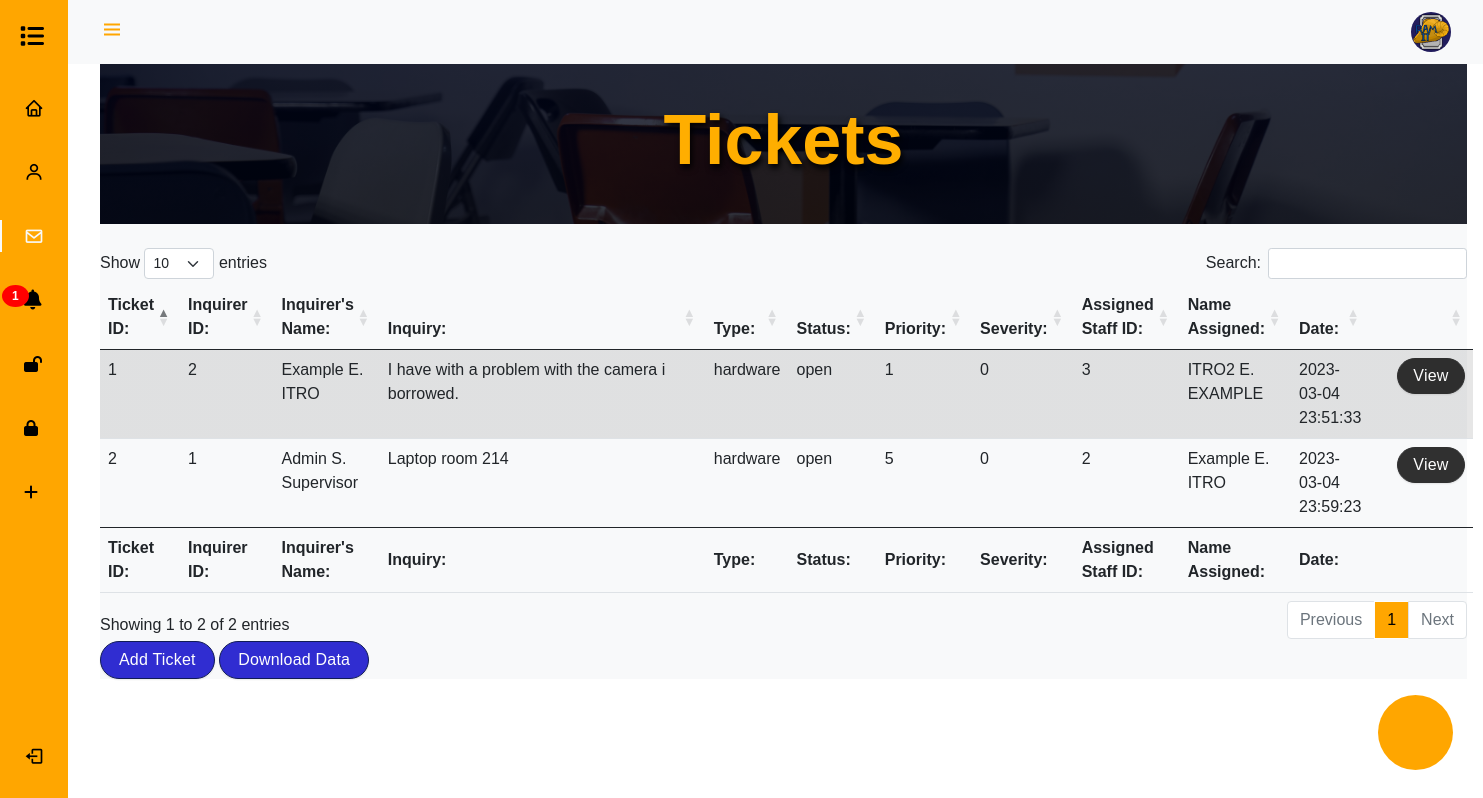
Page /ticket.php?link=ticket (signed in) on the committed database.
### tables this page shows
CREATE TABLE IF NOT EXISTS `ticket` (
  `tid` int NOT NULL AUTO_INCREMENT,
  `iid` int NOT NULL,
  `iname` varchar(100) NOT NULL,
  `ipstion` varchar(10) NOT NULL,
  `email` varchar(50) NOT NULL,
  `img` varchar(50) NOT NULL,
  `inquiry` text NOT NULL,
  `itype` varchar(50) NOT NULL,
  `fdes` text NOT NULL,
  `stat` varchar(11) NOT NULL,
  `priority` int NOT NULL,
  `severity` int NOT NULL,
  `filename` varchar(225) NOT NULL,
  `assignid` int NOT NULL,
  `aemail` varchar(255) NOT NULL,
  `aname` varchar(100) NOT NULL,
  `apstion` varchar(10) NOT NULL,
  `dt` datetime NOT NULL,
  `dta` datetime NOT NULL,
  `notifstus` int NOT NULL,
  `notifstum` text NOT NULL,
  `notifits` int NOT NULL,
  `notifitm` text NOT NULL,
  `notifdts` datetime NOT NULL,
  `notifdti` datetime NOT NULL,
  PRIMARY KEY (`tid`)
);

### ticket.php (the view, shortened to what this page needs)
<?php
require 'code/components/connect.php';
if ($_SESSION['pstion'] == "student"){
$sql = "SELECT * from ticket where iid = ".$_SESSION['id'];
} else
{
    $sql = "SELECT * from ticket";
}
$result = mysqli_query($con, $sql);
?>
<!DOCTYPE html>
        <html>
            <head>
                <link href='https://cdn.jsdelivr.net/npm/bootstrap@5.0.0-beta1/dist/css/bootstrap.min.css' rel='stylesheet'>
                <link href='https://cdn.jsdelivr.net/npm/boxicons@latest/css/boxicons.min.css' rel='stylesheet'>
                <link rel="stylesheet" href="https://cdnjs.cloudflare.com/ajax/libs/twitter-bootstrap/5.2.0/css/bootstrap.min.css">
                <link rel="stylesheet" href="https://cdn.datatables.net/1.13.1/css/dataTables.bootstrap5.min.css">
                <link rel="stylesheet" href="https://cdnjs.cloudflare.com/ajax/libs/twitter-bootstrap/5.0.2/css/bootstrap.min.css">
                <link rel="stylesheet" href="https://cdnjs.cloudflare.com/ajax/libs/font-awesome/5.15.4/css/all.min.css">
                <link href="res/res-tickets/tickets.css" rel="stylesheet" type="text/css">
                <link href="res/res-chatbot/chatbot.css" rel="stylesheet" type="text/css">
            </head>
    <body className='snippet-body'>
    <body id="body-pd">
        <header class="header" id="header">
            <div class="header_toggle"> <i class='bx bx-menu' id="header-toggle"></i> </div>
            <div class="header_img"> <img src="res/img/logo.png" alt=""> </div>
        </header>
            <?php require 'code/components/nav.php'; ?>
            <div class="height-100 bg-light">
            <div>
                <section id="headerwel">
                   <div class="containerwel">
                       <div class="middlewel">
                           <h1 class="text-white display-3 fw-bold">
                               <span class="theme-text">Tickets</span></h1>
                       </div>
                   </div>
                   </section>
               </div>
               <br>
                <div>
                    <table id="example" class="table table-striped" style="width:80%;">
                        <thead>
                            <tr>
                                <th>Ticket ID:</th>
                                <th>Inquirer ID:</th>
                                <th>Inquirer's Name:</th>
                                <th>Inquiry:</th>
                                <th>Type:</th>
                                <th>Status:</th>
                                <th>Priority:</th>
                                <th>Severity:</th>
                                <th>Assigned Staff ID:</th>
                                <th>Name Assigned:</th>
                                <th>Date:</th>
                                <th></th>
                            </tr>
                        </thead>
                        <tbody>
                        <?php while($row = mysqli_fetch_array($result)){
                            ?>
                            <tr>
                               <td><?=$row['tid']; ?></td>
                               <td><?=$row['iid']; ?></td>
                               <td><?=$row['iname']?></td>
                               <td><div class="tbl-of"><?=$row['inquiry']; ?></div></td>
                               <td><?=$row['itype']; ?></td>
                               <td><?=$row['stat']; ?></td>
                               <td><?=$row['priority']; ?></td>
                               <td><?=$row['severity']; ?></td>
                               <td class = "assignid"><?=$row['assignid']; ?></td>
                               <td><?=$row['aname']?></td>
                               <td class = "dt"> <?=$row['dt'] ?></td>
                               <td>
                                   <a  class = "links" href="tdetails.php? id=<?=$row['tid']; ?>"><button type="button" class="btn btn-inverse btn-roundedOT waves-effect waves-light m-b-5">View</button></a>
                               </td>
                           </tr>
                            <?php
                       }
                   ?>
                        </tbody>
                        <tfoot>
                            <tr>
                                <th>Ticket ID:</th>
                                <th>Inquirer ID:</th>
                                <th>Inquirer's Name:</th>
                                <th>Inquiry:</th>
                                <th>Type:</th>
                                <th>Status:</th>
                                <th>Priority:</th>
                                <th>Severity:</th>
                                <th>Assigned Staff ID:</th>
                                <th>Name Assigned:</th>
                                <th>Date:</th>
                                <th></th>
                            </tr>
                        </tfoot>
                    </table>
                </div>
                <a href="tadd.php?link=ticketc"><button type="button" class="btn btn-primary btn-rounded waves-effect waves-light m-b-5">Add Ticket</button></a>
                <a href="code/components/tcsv.php"><button type="button" class="btn btn-primary btn-rounded waves-effect waves-light m-b-5">Download Data</button></a>
             <?php require 'code/components/cb.php';?>
    </body>
</html>

### res/res-tickets/tickets.css (style rules this page uses)
@media screen and (min-width: 768px) { body { margin: calc(var(--header-height) + 1rem) 0 0 0; padding-left: calc(var(--nav-width) + 2rem); } }
@media screen and (min-width: 768px) { .header { height: calc(var(--header-height) + 1rem); padding: 0 2rem 0 calc(var(--nav-width) + 2rem); } }
@media screen and (min-width: 768px) { .header_img { width: 40px; height: 40px; } }
@media screen and (min-width: 768px) { .header_img img { width: 45px; } }
.btn { -moz-box-shadow: 0px 1px 2px 0px rgba(0, 0, 0, 0.1); -webkit-box-shadow: 0px 1px 2px 0px rgba(0, 0, 0, 0.1); border-radius: 2px; box-shadow: 0px 1px 2px 0px rgba(0, 0, 0, 0.1); font-family: "Nunito", sans-serif; letter-spacing: 0.2px; opacity: 0.93; }
.btn-primary, .btn-success, .btn-info, .btn-warning, .btn-danger, .btn-inverse, .btn-purple, .btn-pink { color: #ffffff !important; }
.btn-primary, .btn-primary:hover, .btn-primary:focus, .btn-primary:active, .btn-primary.active, .btn-primary.focus, .btn-primary:active, .btn-primary:focus, .btn-primary:hover, .open > .dropdown-toggle.btn-primary { background-color: #211ece !important; border: 1px solid #000b49 !important; }
.btn-inverse, .btn-inverse:hover, .btn-inverse:focus, .btn-inverse:active, .btn-inverse.active, .btn-inverse.focus, .btn-inverse:active, .btn-inverse:focus, .btn-inverse:hover, .open > .dropdown-toggle.btn-inverse { background-color: #212121 !important; border: 1px solid #212121 !important; color: #ffffff; }
.btn-rounded { border-radius: 2em; padding: 6px 18px; }
.btn-roundedOT { border-radius: 2em; padding: 5px 15px; margin-left: 20px; }
.tbl-of { width: 310px; height: 65px; overflow: auto; }
#headerwel { background-image: linear-gradient(rgba(0, 5, 24, 0.8), rgba(0, 3, 15, 0.8)), url("../img/bg.jpg"); background-position: center; background-size: cover; width: 100%; height: 20vh; position: relative; }
:root { --main-color: #ffae00; }
.theme-text { color: var(--main-color) !important; }
.middlewel { display: flex; justify-content: center; align-items: center; height: 20vh; width: 100%; text-shadow: 2px 4px 6px rgb(0, 0, 0); }
.middlewel h1 { font-size: 70px; }

### code/components/nav.php (style rules this page uses)
:root { --header-height: 3rem; --nav-width: 68px; --first-color: #ffa600; --first-color-light: #000000; --white-color: #F8F9FA; --body-font: 'Nunito', sans-serif; --normal-font-size: 1rem; --z-fixed: 100 }
*,::before,::after { box-sizing: border-box }
body { position: relative; margin: var(--header-height) 0 0 0; padding: 0 1rem; font-family: var(--body-font); font-size: var(--normal-font-size); transition: .5s }
a { text-decoration: none }
.header { width: 100%; height: var(--header-height); position: fixed; top: 0; left: 0; display: flex; align-items: center; justify-content: space-between; padding: 0 1rem; background-color: var(--white-color); z-index: var(--z-fixed); transition: .5s }
.header_toggle { color: var(--first-color); font-size: 1.5rem; cursor: pointer }
.header_img { width: 35px; height: 35px;display: flex; justify-content: center; border-radius: 50%; overflow: hidden }
.header_img img { width: 40px }
.height-100 { height:100% }
@media screen and (min-width: 768px) { body { margin: calc(var(--header-height) + 1rem) 0 0 0;padding-left: calc(var(--nav-width) + 2rem) } }
@media screen and (min-width: 768px) { .header { height: calc(var(--header-height) + 1rem);padding: 0 2rem 0 calc(var(--nav-width) + 2rem) } }
@media screen and (min-width: 768px) { .header_img { width: 40px;height: 40px } }
@media screen and (min-width: 768px) { .header_img img { width: 45px } }

### rows in the picture
ticket: tid "1", iid "2", iname "Example E. ITRO", inquiry "I have with a problem with the camera i borrowed.", itype "hardware", stat "open", priority "1", severity "0", assignid "3", aname "ITRO2 E. EXAMPLE", dt "2023-03-04 23:51:33"
ticket: tid "2", iid "1", iname "Admin S. Supervisor", inquiry "Laptop room 214", itype "hardware", stat "open", priority "5", severity "0", assignid "2", aname "Example E. ITRO", dt "2023-03-04 23:59:23"

### other values in the picture
$i "1"
